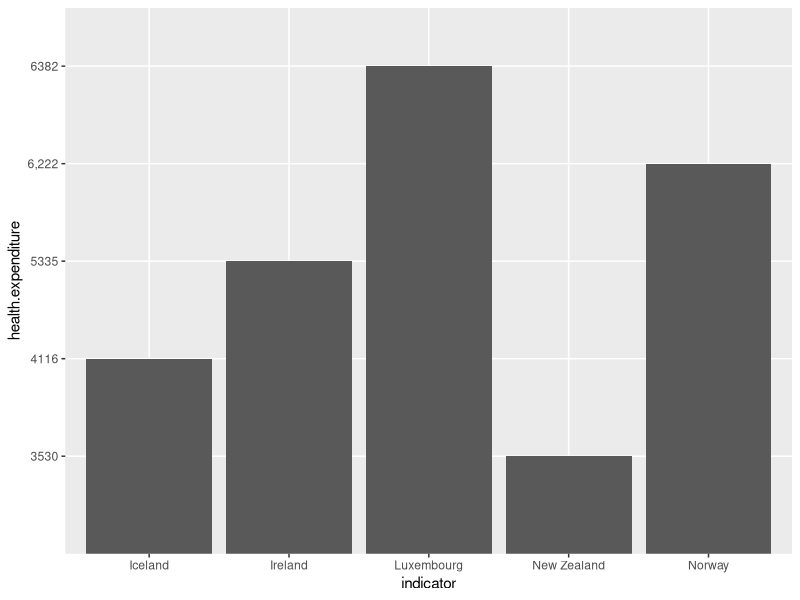

Recreate this plot in R. (Note: this script raises an error after producing the figure.)
#(Jessica chart)
library("dplyr")
library("ggplot2")


world_data_viz <- read.csv("WDVP Datasets - small countries are beautiful 6.51.37 PM.csv",
                         stringsAsFactors = FALSE)

#my_plot <- function(dataset) {
 aplot <- world_data_viz %>% select(indicator, human.development.index, health.expenditure, education.expenditure) %>% 
   arrange(desc(human.development.index)) %>% filter(human.development.index < 1 & human.development.index > 0.3)
 ayy <- aplot %>% group_by(human.development.index) %>% head(5)

 this_plot <- ggplot(ayy) + geom_col(mapping = aes(x = indicator,  y = health.expenditure))
#}

vary <- my_plot(world_data_viz)